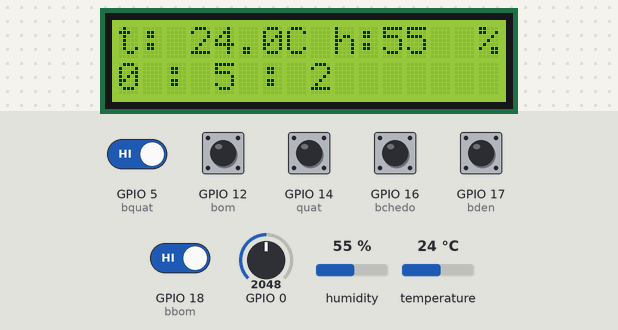
Bench run of a sketch on a simulated ESP32-C3. Shown: 16×2 character LCD. The test bench sets the inputs (shaded band); at power-on: GPIO 5 (bquat), GPIO 12 (bom), GPIO 14 (quat), GPIO 16 (bchedo), GPIO 17 (bden), GPIO 18 (bbom) HIGH, temperature 24 °C, humidity 55 %, GPIO 0 = 2048. WiFi joins after 1.5 s; servers stay silent unless stated; the local clock reads 2024-03-15 10:24:30 at power-on unless the sketch sets it.

Above: at 3.1 s.
3.2 s: temperature set to 1 °C
At 5.8 s:
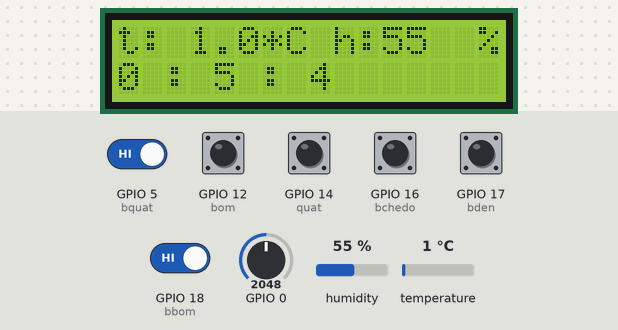
8.5 s: humidity set to 22 %
At 12.4 s:
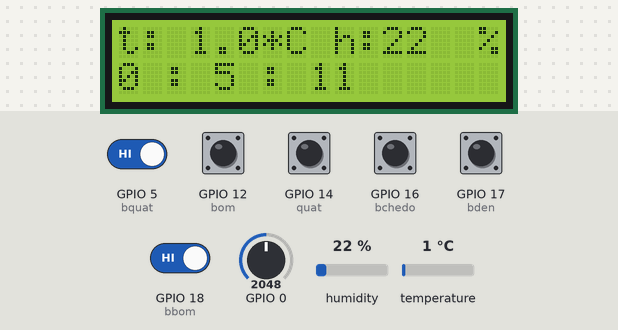
12.5 s: humidity set to 40 %
At 15.8 s:
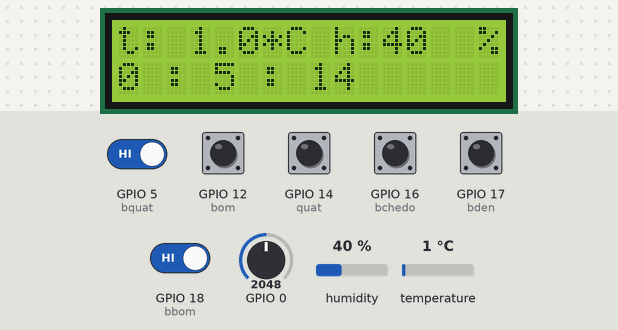
16.5 s: temperature set to 12 °C
At 20.4 s:
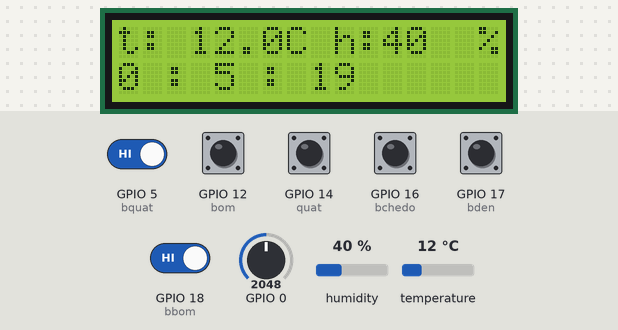
20.5 s: GPIO 5 (bquat) driven LOW
22.5 s: GPIO 18 (bbom) driven LOW
Timing chart, 0 to 25.5 s (numbered marks = the images above; inputs shaded):
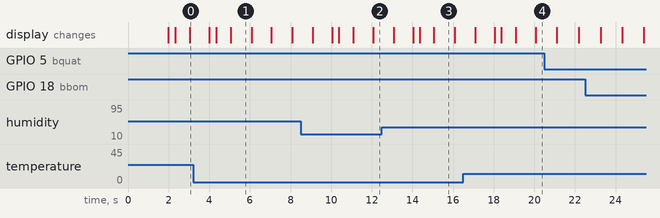

The sketch:

ESP8266_DKTHIETBI.ino
```cpp
//////YÊU CẦU PHẦN CỨNG//////
//Sử dụng Esp32 NODE MCU, Không sử dụng loại ESP32 C3///////
#define BLYNK_PRINT Serial
#include <WiFi.h>
#include <WiFiClient.h>
#include <BlynkSimpleEsp32.h>

char auth[] = "BLYNK_AUTH_TOKEN";
char ssid[] = "YourNetworkName";
char pass[] = "YourPassword";
int dkden =0, dkquat =0, dkbom =0,chedo =0;
#define den 13
#define quat 14
#define bom 12
#define bchedo 16
#define bden 17
#define bquat 5
#define bbom 18
#define ldr 34
int giobat = 10;   //////Set hẹn bật
int phutbat =0; ///Set đến h và phút sẽ bật

int giotat = 10;   //////Set hẹn giờ tắt phải lớn hơn giờ bật
int phuttat =5; ///Set đến giừo và phút sẽ tắt

#include "DHT.h"

#define DHTPIN 15  //Chân kết nối dht 11 với esp32
#define DHTTYPE DHT11
DHT dht(DHTPIN, DHTTYPE);
#include <virtuabotixRTC.h>
// DS1302:  RST pin    -> ESP32 Digital 25
//          DAT pin   -> ESP32 Digital 26
//          CLK pin  -> ESP32 Digital 27
virtuabotixRTC myRTC(25, 26, 27);
#include <Wire.h>
#include <LiquidCrystal_I2C.h>
LiquidCrystal_I2C lcd(0x27,16,2);
void setup() {
  // put your setup code here, to run once:
  lcd.init();                      // initialize the lcd
  lcd.backlight();
Serial.begin(9600);
lcd.setCursor(0, 0);
  lcd.print("  KET NOI WIFI  ");
  lcd.setCursor(0, 1);
  lcd.print("XIN VUI LONG CHO");
 Blynk.begin(auth,ssid, pass);
 dht.begin();
 myRTC.setDS1302Time(00, 05, 00, 6, 21, 05, 2022);  //Set ngày giờ
 lcd.clear();
}
BLYNK_WRITE(V0)
{
  dkden = param.asInt(); // assigning incoming value from pin V1 to a variable
  if(chedo == 0){
    digitalWrite(den, dkden);
  }
}
BLYNK_WRITE(V1)
{
  dkquat = param.asInt(); // assigning incoming value from pin V1 to a variable
  if(chedo == 0){
    digitalWrite(quat, dkquat);
  }
}
BLYNK_WRITE(V2)
{
  dkbom = param.asInt(); // assigning incoming value from pin V1 to a variable
  if(chedo == 0){
    digitalWrite(bom, dkbom);
  }
}
BLYNK_WRITE(V3)
{
  chedo = param.asInt(); // assigning incoming value from pin V1 to a variable
}
void loop() {
  Blynk.run();
  if(digitalRead(bchedo) == 0){
    chedo = chedo +1;
    if(chedo >= 2)chedo =0;
    Blynk.virtualWrite(V3, chedo);
    delay(500);
  }
//////////THỦ CÔNG/////////////////////
if(chedo == 0){
    if(digitalRead(bden) == 0){
      digitalWrite(den, !digitalRead(den));
      delay(500);
    }
    if(digitalRead(bquat) == 0){
      digitalWrite(quat, !digitalRead(quat));
      delay(500);
  }
    if(digitalRead(bbom) == 0){
      digitalWrite(bom, !digitalRead(bom));
      delay(500);
  }
}
float h = dht.readHumidity();
  // Read temperature as Celsius (the default)
float t = dht.readTemperature();
myRTC.updateTime();
int gio = myRTC.hours;
int phut = myRTC.minutes;
int giay = myRTC.seconds;
int dosang = map(analogRead(A0),0,1023,0,100);
Blynk.virtualWrite(V4, h);
Blynk.virtualWrite(V5, t);
Blynk.virtualWrite(V6, dosang);
lcd.setCursor(0, 0);
  lcd.print("t:    *C");
  lcd.setCursor(3, 0);
  lcd.print(t,1);
  lcd.setCursor(9, 0);
  lcd.print("h:    %");
  lcd.setCursor(11, 0);
  lcd.print(h,0);
  lcd.setCursor(0, 1);
  lcd.print("                ");
  lcd.setCursor(0, 1);
  lcd.print(String(gio) + " : " + String(phut) + " : " +String(giay));
//////////TỰ ĐỘNG////////////////
if(chedo == 1){
 if(dosang <= 40){   //Set độ sáng bật đèn thấp hơn thì bật
  digitalWrite(den, HIGH);
 }
 else{digitalWrite(den, LOW);}

 if(t >= 30){  //set nhiệt độ bật quạt lớn hơn thfi bật
  digitalWrite(den, HIGH);
 }
 else{digitalWrite(den, LOW);}

if(gio >= giobat && phut >= phutbat && gio < giotat && phut < phuttat){
  digitalWrite(bom, HIGH);
}
if(gio > giotat && phut > phuttat){
  digitalWrite(bom, LOW);
}
}
}
```

Measured:
- after the input at 3.2 s, the display: first changes after 0.80 s (image 1 shows a later state)
- after the input at 16.5 s, the display: first differs from a run without the input after 1.9 s (image 4 shows a later state)
- what the display in image 1 shows lasts 1.0 s, from 5.1 s to 6.1 s
